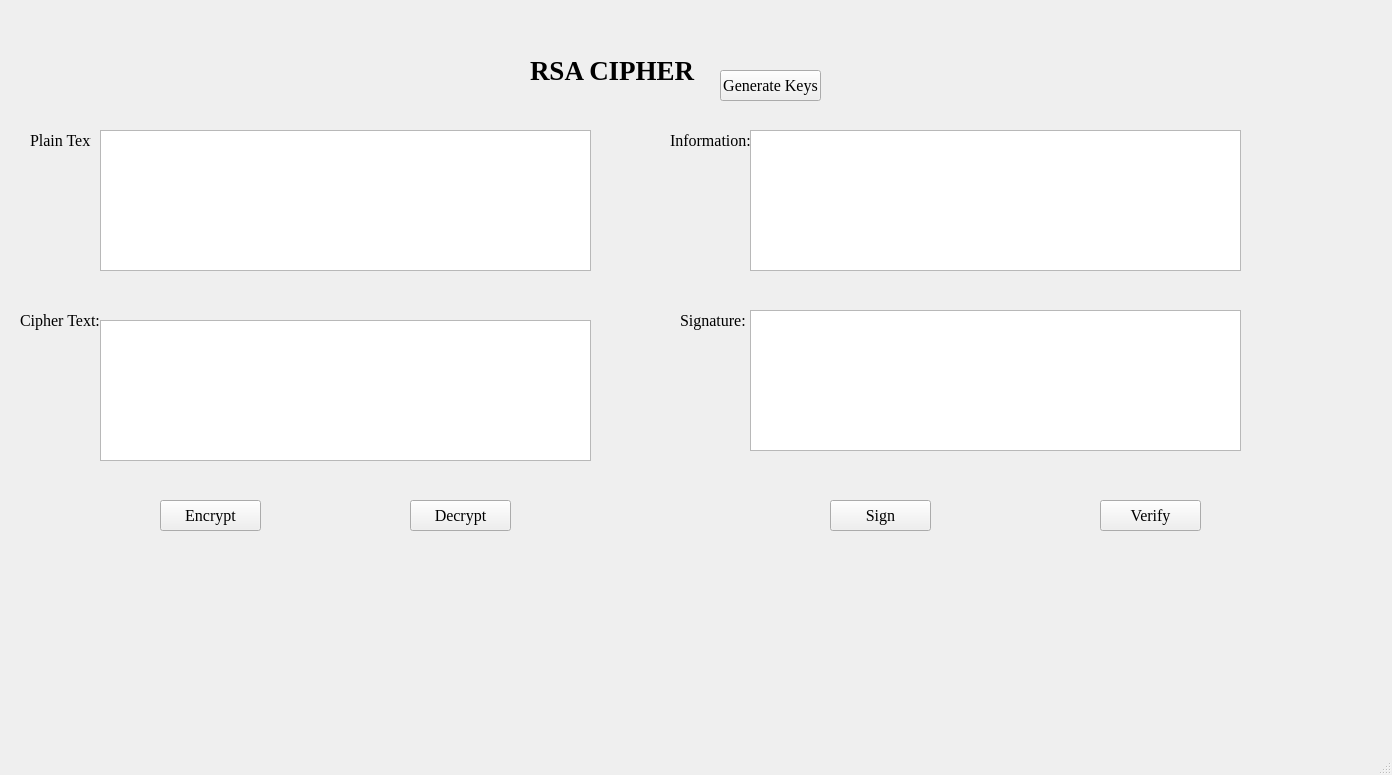
<?xml version="1.0" encoding="UTF-8"?>
<ui version="4.0">
 <class>MainWindow</class>
 <widget class="QMainWindow" name="MainWindow">
  <property name="geometry">
   <rect>
    <x>0</x>
    <y>0</y>
    <width>1392</width>
    <height>775</height>
   </rect>
  </property>
  <property name="windowTitle">
   <string>MainWindow</string>
  </property>
  <widget class="QWidget" name="centralwidget">
   <widget class="QLabel" name="label">
    <property name="geometry">
     <rect>
      <x>530</x>
      <y>60</y>
      <width>171</width>
      <height>20</height>
     </rect>
    </property>
    <property name="font">
     <font>
      <family>Times New Roman</family>
      <pointsize>20</pointsize>
      <weight>75</weight>
      <bold>true</bold>
     </font>
    </property>
    <property name="text">
     <string>RSA CIPHER</string>
    </property>
    <property name="textFormat">
     <enum>Qt::PlainText</enum>
    </property>
   </widget>
   <widget class="QPushButton" name="btn_gen_keys">
    <property name="geometry">
     <rect>
      <x>720</x>
      <y>70</y>
      <width>101</width>
      <height>31</height>
     </rect>
    </property>
    <property name="font">
     <font>
      <family>Times New Roman</family>
      <pointsize>12</pointsize>
     </font>
    </property>
    <property name="text">
     <string>Generate Keys</string>
    </property>
   </widget>
   <widget class="QLabel" name="label_2">
    <property name="geometry">
     <rect>
      <x>30</x>
      <y>130</y>
      <width>61</width>
      <height>20</height>
     </rect>
    </property>
    <property name="font">
     <font>
      <family>Times New Roman</family>
      <pointsize>12</pointsize>
     </font>
    </property>
    <property name="text">
     <string>Plain Text :</string>
    </property>
   </widget>
   <widget class="QPlainTextEdit" name="txt_plain_text">
    <property name="geometry">
     <rect>
      <x>100</x>
      <y>130</y>
      <width>491</width>
      <height>141</height>
     </rect>
    </property>
   </widget>
   <widget class="QLabel" name="label_3">
    <property name="geometry">
     <rect>
      <x>20</x>
      <y>310</y>
      <width>81</width>
      <height>20</height>
     </rect>
    </property>
    <property name="font">
     <font>
      <family>Times New Roman</family>
      <pointsize>12</pointsize>
     </font>
    </property>
    <property name="text">
     <string>Cipher Text:</string>
    </property>
   </widget>
   <widget class="QPlainTextEdit" name="txt_cipher_text">
    <property name="geometry">
     <rect>
      <x>100</x>
      <y>320</y>
      <width>491</width>
      <height>141</height>
     </rect>
    </property>
   </widget>
   <widget class="QPlainTextEdit" name="txt_info">
    <property name="geometry">
     <rect>
      <x>750</x>
      <y>130</y>
      <width>491</width>
      <height>141</height>
     </rect>
    </property>
   </widget>
   <widget class="QPlainTextEdit" name="txt_sign">
    <property name="geometry">
     <rect>
      <x>750</x>
      <y>310</y>
      <width>491</width>
      <height>141</height>
     </rect>
    </property>
   </widget>
   <widget class="QLabel" name="label_4">
    <property name="geometry">
     <rect>
      <x>670</x>
      <y>130</y>
      <width>81</width>
      <height>20</height>
     </rect>
    </property>
    <property name="font">
     <font>
      <family>Times New Roman</family>
      <pointsize>12</pointsize>
     </font>
    </property>
    <property name="text">
     <string>Information:</string>
    </property>
   </widget>
   <widget class="QLabel" name="label_5">
    <property name="geometry">
     <rect>
      <x>680</x>
      <y>310</y>
      <width>71</width>
      <height>20</height>
     </rect>
    </property>
    <property name="font">
     <font>
      <family>Times New Roman</family>
      <pointsize>12</pointsize>
     </font>
    </property>
    <property name="text">
     <string>Signature:</string>
    </property>
   </widget>
   <widget class="QPushButton" name="btn_encrypt">
    <property name="geometry">
     <rect>
      <x>160</x>
      <y>500</y>
      <width>101</width>
      <height>31</height>
     </rect>
    </property>
    <property name="font">
     <font>
      <family>Times New Roman</family>
      <pointsize>12</pointsize>
     </font>
    </property>
    <property name="text">
     <string>Encrypt</string>
    </property>
   </widget>
   <widget class="QPushButton" name="btn_decrypt">
    <property name="geometry">
     <rect>
      <x>410</x>
      <y>500</y>
      <width>101</width>
      <height>31</height>
     </rect>
    </property>
    <property name="font">
     <font>
      <family>Times New Roman</family>
      <pointsize>12</pointsize>
     </font>
    </property>
    <property name="text">
     <string>Decrypt</string>
    </property>
   </widget>
   <widget class="QPushButton" name="btn_sign">
    <property name="geometry">
     <rect>
      <x>830</x>
      <y>500</y>
      <width>101</width>
      <height>31</height>
     </rect>
    </property>
    <property name="font">
     <font>
      <family>Times New Roman</family>
      <pointsize>12</pointsize>
     </font>
    </property>
    <property name="text">
     <string>Sign</string>
    </property>
   </widget>
   <widget class="QPushButton" name="btn_verify">
    <property name="geometry">
     <rect>
      <x>1100</x>
      <y>500</y>
      <width>101</width>
      <height>31</height>
     </rect>
    </property>
    <property name="font">
     <font>
      <family>Times New Roman</family>
      <pointsize>12</pointsize>
     </font>
    </property>
    <property name="text">
     <string>Verify</string>
    </property>
   </widget>
  </widget>
  <widget class="QMenuBar" name="menubar">
   <property name="geometry">
    <rect>
     <x>0</x>
     <y>0</y>
     <width>1392</width>
     <height>21</height>
    </rect>
   </property>
  </widget>
  <widget class="QStatusBar" name="statusbar"/>
 </widget>
 <resources/>
 <connections/>
</ui>
